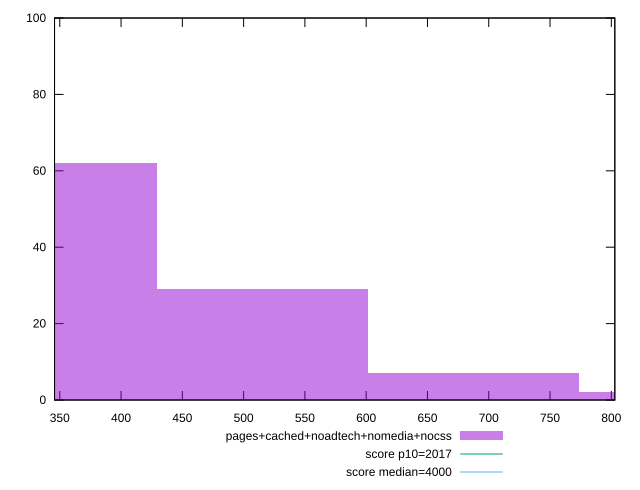

Generate this figure with gnuplot:
reset

$pagesCachedNoadtechNomediaNocss <<EOF
515.5821501292661 29
859.3035835487768 2
343.72143341951073 62
687.4428668390215 7
EOF

set key outside below
set boxwidth 171.86071670975537
set xrange [345.72400000000005:802.8560000000007]
set yrange [0:100]
set trange [0:100]
set style fill transparent solid 0.5 noborder

set parametric
set terminal svg size 640, 490 enhanced background rgb 'white'
set output "report_00019_2021-02-10T18-14-37.922Z//mainthread-work-breakdown/comparison/histogram/4_vs_5.svg"

plot $pagesCachedNoadtechNomediaNocss title "pages+cached+noadtech+nomedia+nocss" with boxes, \
     2017,t title "score p10=2017", \
     4000,t title "score median=4000"

reset
